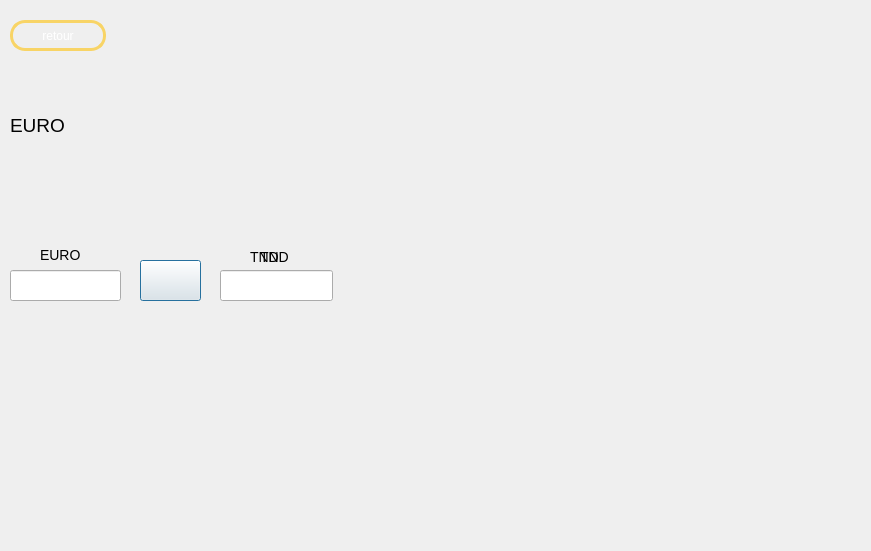
<?xml version="1.0" encoding="UTF-8"?>
<ui version="4.0">
 <class>euro</class>
 <widget class="QDialog" name="euro">
  <property name="geometry">
   <rect>
    <x>0</x>
    <y>0</y>
    <width>871</width>
    <height>551</height>
   </rect>
  </property>
  <property name="windowTitle">
   <string>Dialog</string>
  </property>
  <widget class="QLabel" name="label_4">
   <property name="geometry">
    <rect>
     <x>250</x>
     <y>250</y>
     <width>47</width>
     <height>13</height>
    </rect>
   </property>
   <property name="styleSheet">
    <string notr="true">*
{
font:  4px &quot;Yu Gothic UI Semibold&quot;;
font-size:14px;

}</string>
   </property>
   <property name="text">
    <string>TND</string>
   </property>
  </widget>
  <widget class="QLabel" name="label">
   <property name="geometry">
    <rect>
     <x>0</x>
     <y>0</y>
     <width>871</width>
     <height>551</height>
    </rect>
   </property>
   <property name="styleSheet">
    <string notr="true">border-image: url(C:/Users/hp/Desktop/to work on/New backup 4 +interface/MALEK/malek/c/s2.png);</string>
   </property>
   <property name="text">
    <string/>
   </property>
  </widget>
  <widget class="QLabel" name="label_3">
   <property name="geometry">
    <rect>
     <x>40</x>
     <y>239</y>
     <width>47</width>
     <height>31</height>
    </rect>
   </property>
   <property name="styleSheet">
    <string notr="true">*
{
font:  4px &quot;Yu Gothic UI Semibold&quot;;
font-size:14px;

}</string>
   </property>
   <property name="text">
    <string>EURO</string>
   </property>
  </widget>
  <widget class="QPushButton" name="pushButton100">
   <property name="geometry">
    <rect>
     <x>140</x>
     <y>260</y>
     <width>61</width>
     <height>41</height>
    </rect>
   </property>
   <property name="styleSheet">
    <string notr="true">border-image: url(C:/Users/hp/Desktop/to work on/New backup 4 +interface/MALEK/malek/c/unnamed.png);</string>
   </property>
   <property name="text">
    <string/>
   </property>
  </widget>
  <widget class="QPushButton" name="pushButton_2222">
   <property name="geometry">
    <rect>
     <x>10</x>
     <y>20</y>
     <width>96</width>
     <height>31</height>
    </rect>
   </property>
   <property name="styleSheet">
    <string notr="true"> QPushButton {
color: #ffffff;
border: 3px solid #f8d466;
font: 8pt &quot;MS Reference Sans Serif&quot;;
border-radius: 15px;
padding: 5px;
background: qradialgradient(cx: 0.3, cy: -0.4,
fx: 0.3, fy: -0.4,
radius: 3, stop: 0 #aa3118, stop: 1 #550000);
min-width: 80px;
}

QPushButton:hover {
background: qradialgradient(cx: 0.3, cy: -0.4,
fx: 0.3, fy: -0.4,
radius: 3, stop: 0 #aa3118, stop: 1 #552a2a);
}

 QPushButton:pressed {
background: qradialgradient(cx: 0.4, cy: -0.1,
fx: 0.4, fy: -0.1,
radius: 3, stop: 0 #aa3118, stop: 1 #554040);
}</string>
   </property>
   <property name="text">
    <string>retour</string>
   </property>
  </widget>
  <widget class="QLineEdit" name="lineEdit">
   <property name="geometry">
    <rect>
     <x>10</x>
     <y>270</y>
     <width>111</width>
     <height>31</height>
    </rect>
   </property>
   <property name="styleSheet">
    <string notr="true"/>
   </property>
  </widget>
  <widget class="QLineEdit" name="lineEdit_2">
   <property name="geometry">
    <rect>
     <x>220</x>
     <y>270</y>
     <width>113</width>
     <height>31</height>
    </rect>
   </property>
   <property name="styleSheet">
    <string notr="true"/>
   </property>
  </widget>
  <widget class="QLabel" name="label_5">
   <property name="geometry">
    <rect>
     <x>260</x>
     <y>250</y>
     <width>47</width>
     <height>13</height>
    </rect>
   </property>
   <property name="styleSheet">
    <string notr="true">*
{
font:  4px &quot;Yu Gothic UI Semibold&quot;;
font-size:14px;

}</string>
   </property>
   <property name="text">
    <string>TND</string>
   </property>
  </widget>
  <widget class="QLabel" name="label_6">
   <property name="geometry">
    <rect>
     <x>10</x>
     <y>90</y>
     <width>81</width>
     <height>71</height>
    </rect>
   </property>
   <property name="styleSheet">
    <string notr="true">*
{
font:  4px &quot;Yu Gothic UI Semibold&quot;;
font-size:19px;

}</string>
   </property>
   <property name="text">
    <string>EURO</string>
   </property>
  </widget>
 </widget>
 <resources/>
 <connections/>
</ui>
